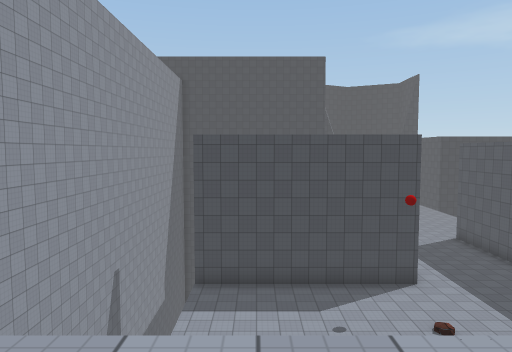
view 1 (above)

22 first-person views from a walk through a 3-D level made in the Unity game engine. The camera is 1.4 m above the floor, tilts 4° down and sees 70° across. Doors are open. The floor is counted in squares, 2 m on a side. Each view is taken from the middle of a square. On the plan, view 1 faces up. The plan holds only what a view shows up to about 11 squares ahead; the rest is blank. The place goes on beyond the plan. The player is left out. Some animated figures are not drawn. Some surface patterns are stand-ins.

view 2
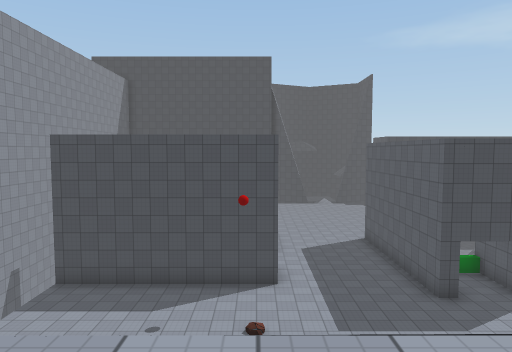

view 3
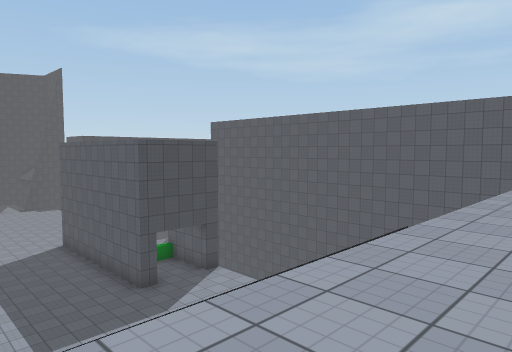

view 4
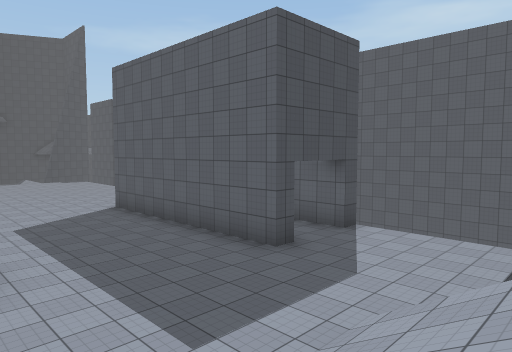

view 5
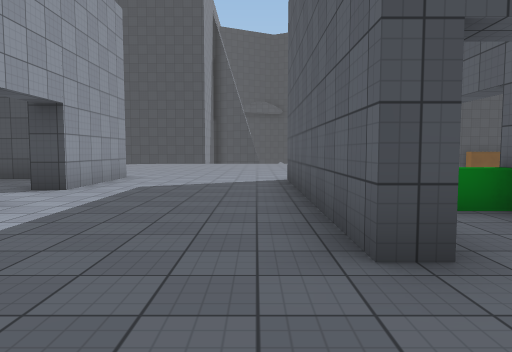

view 6
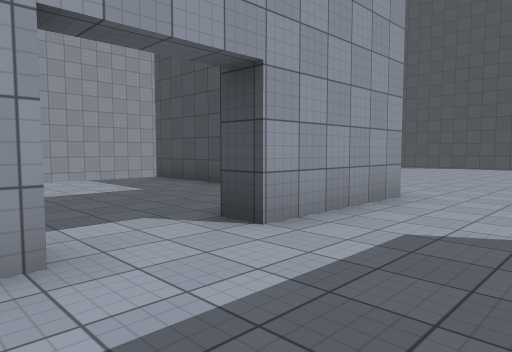

view 7
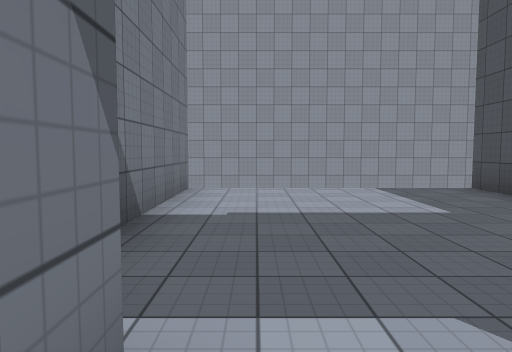

view 8
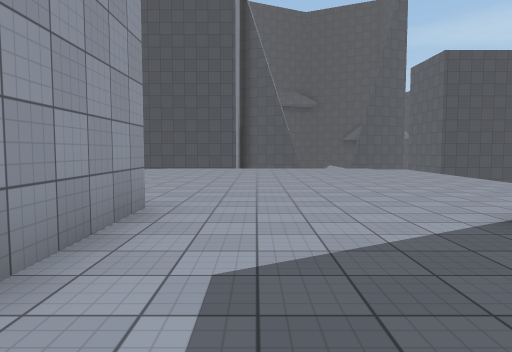

view 9
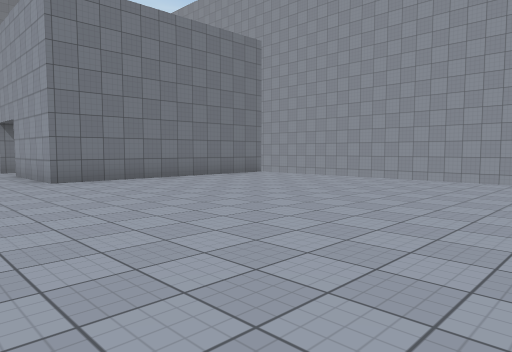

view 10
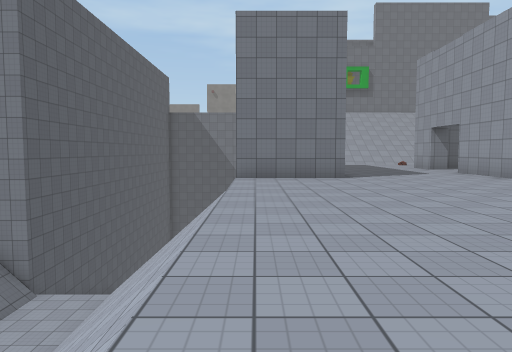

view 11
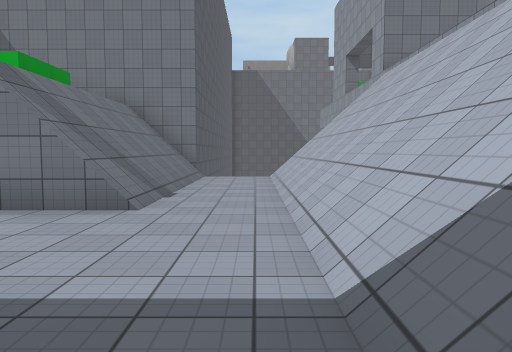

view 12
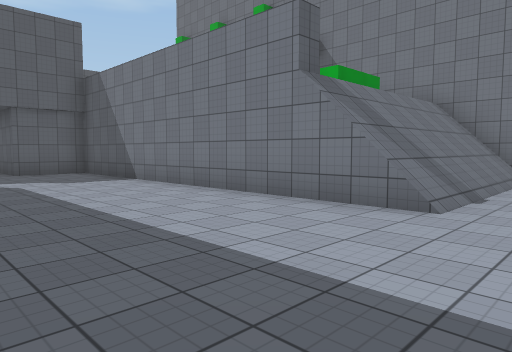

view 13
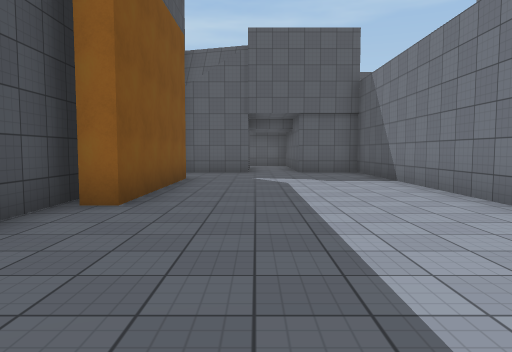

view 14
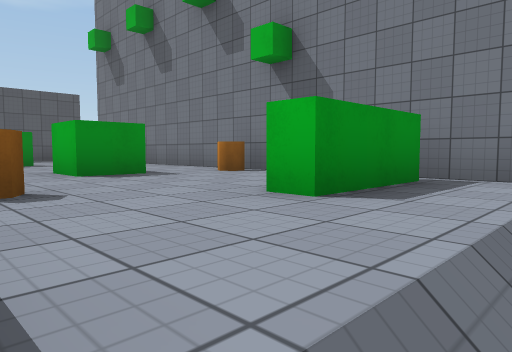

view 15
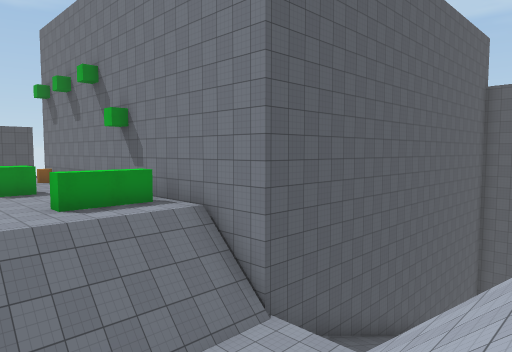

view 16
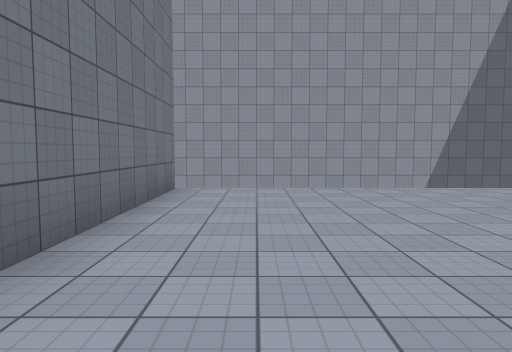

view 17
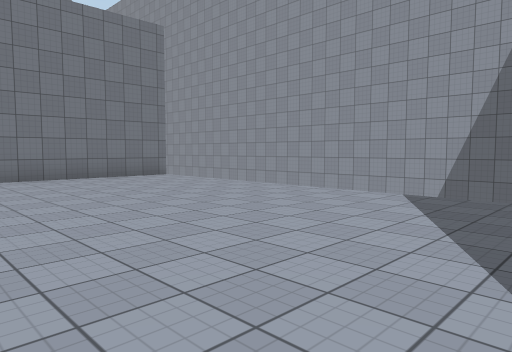

view 18
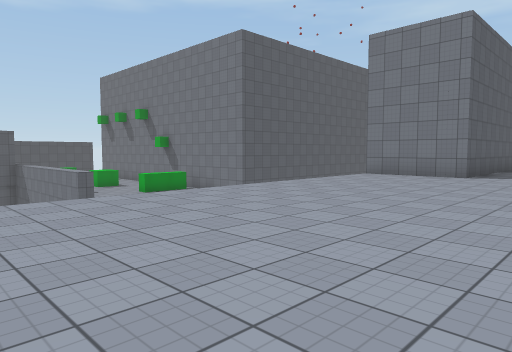

view 19
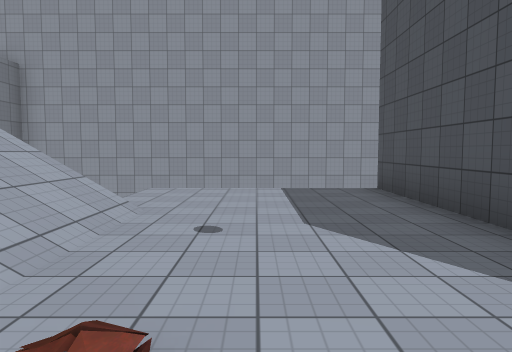

view 20
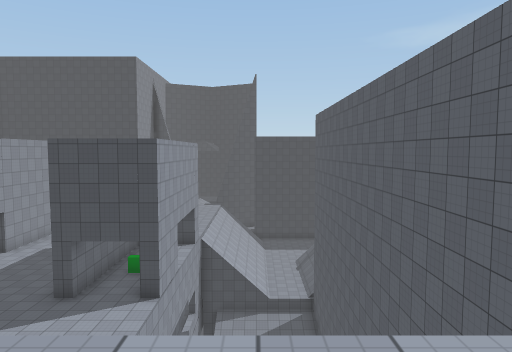

view 21
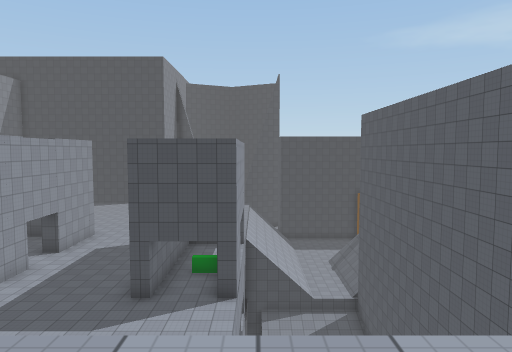

view 22
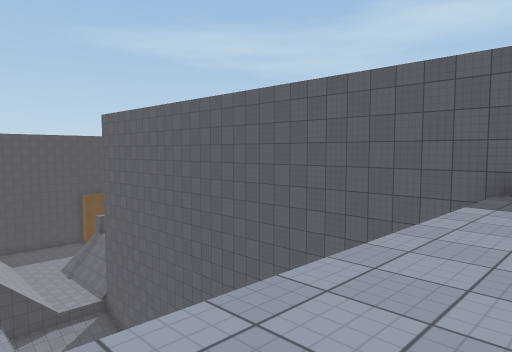

### Floor plan
Key: @ floor where view 1 was taken; # wall or solid block; . main floor; - floor 2 m lower than the main floor; _ floor 5.75 m lower than the main floor; : floor 6.25 m higher than the main floor; / step, stairs or slope; D open door; = window, fence, low wall or low ledge; ^ raised ledge; v drop or lower ground.
Columns run from 5 left of view 1 to 26 right of it. Each row starts with its distance up from view 1.
 27                       ___#####__
 26       .... ..//     ____________
 25 v  v.............  /____________
 24 v  v............. //____________
 23 v  v.............///____________
 22 v  v.............///___________#
 21 v  v.............///__//########
 20 v  v.............///__//------
 19 v  v.............///__//----^^
 18 v  v.............///__//-^----
 17 v  v.............///__//-^--=---
 16 v  v######.......vvvvv##########
 15 v  v.....#....###v    #
 14 v  v.....#....#      v#
 13 v  v.....D....#      v#
 12 v  v.....D....#      v#
 11 v  v....##....###v   v#
 10 v  v#####.....#DDv    #
  9 v  v.............v    #
  8 v  v.............     #
  7 v  v...../.......     #
  6 v  vvv///  //vvvv     #
  5 v        / //         #
  4 v                     #
  3 v                     #
  2 v                     #
  1           ::::::::::::#
  0      @   ::::  :::::

Positions as (right, up) in squares from view 1, and headings:
1: (0, 0), facing up
2: (4, 0), facing up
3: (4, 0), facing up-right
4: (4, 5), facing up-right
5: (8, 7), facing up
6: (7, 11), facing up-left
7: (5, 12), facing left
8: (6, 12), facing up
9: (7, 25), facing down-left
10: (11, 25), facing down
11: (15, 26), facing down
12: (15, 26), facing down-right
13: (15, 25), facing right
14: (18, 21), facing down-right
15: (12, 21), facing down-right
16: (5, 18), facing left
17: (4, 26), facing down-left
18: (6, 26), facing down-right
19: (5, 8), facing left
20: (14, 0), facing up
21: (12, 0), facing up
22: (10, 0), facing up-right
